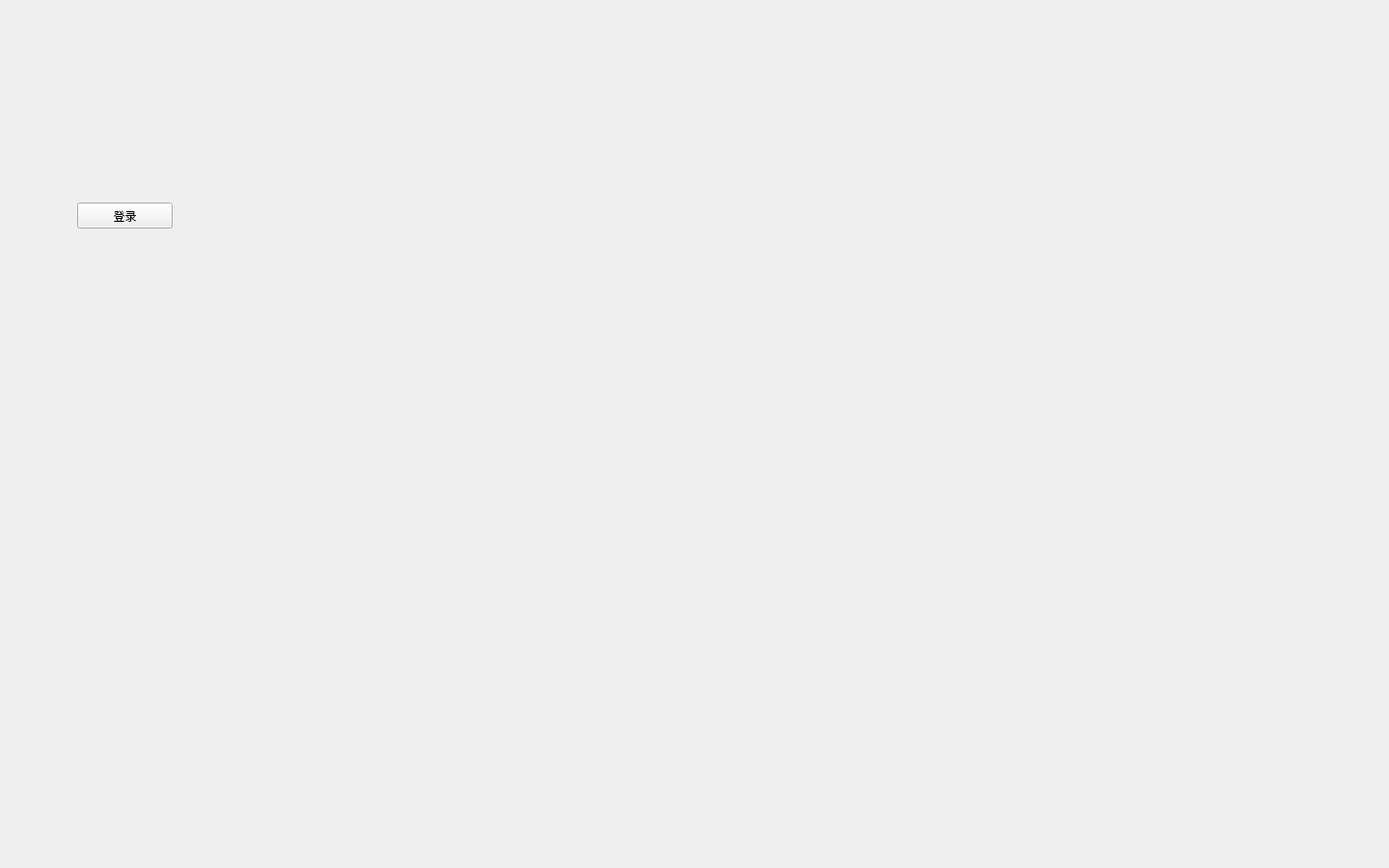
<?xml version="1.0" encoding="UTF-8"?>
<ui version="4.0">
 <class>MainWindow</class>
 <widget class="QMainWindow" name="MainWindow">
  <property name="geometry">
   <rect>
    <x>0</x>
    <y>0</y>
    <width>1440</width>
    <height>900</height>
   </rect>
  </property>
  <property name="windowTitle">
   <string>MainWindow</string>
  </property>
  <widget class="QWidget" name="centralWidget">
   <widget class="QPushButton" name="login">
    <property name="geometry">
     <rect>
      <x>80</x>
      <y>210</y>
      <width>99</width>
      <height>27</height>
     </rect>
    </property>
    <property name="text">
     <string>登录</string>
    </property>
   </widget>
  </widget>
 </widget>
 <layoutdefault spacing="6" margin="11"/>
 <resources/>
 <connections/>
</ui>
